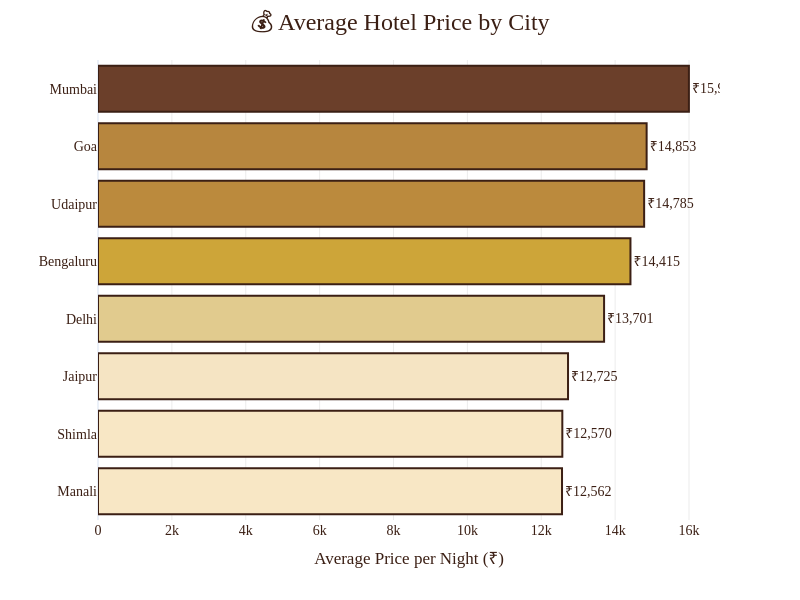

Write notebook code for a chart like this one.
### Markdown cell above
<div style="
background:#3B1F14;
padding:20px;
border-radius:18px;
border:3px solid #D4AF37;
text-align:center;
">

<h1 style="
color:#F8E7C5;
margin:0;
font-size:30px;
">

💰 Average Hotel Price by City

</h1>

</div>

### Code cell
import plotly.express as px

# Average price by city
avg_price = (
    df.groupby("City", as_index=False)["Price_per_Night"]
      .mean()
      .sort_values(by="Price_per_Night", ascending=True)
)

fig = px.bar(
    avg_price,
    x="Price_per_Night",
    y="City",
    orientation="h",
    text="Price_per_Night",
    color="Price_per_Night",

    color_continuous_scale=[
        "#F8E7C5",
        "#E8D8B8",
        "#D4AF37",
        "#A97142",
        "#6B3F2A"
    ]
)

fig.update_traces(
    texttemplate="₹%{text:,.0f}",
    textposition="outside",
    marker_line_color="#3B1F14",
    marker_line_width=2,
    hovertemplate="<b>%{y}</b><br>Average Price: ₹%{x:,.0f}<extra></extra>"
)

fig.update_layout(

    title=dict(
        text="💰 Average Hotel Price by City",
        x=0.5,
        font=dict(size=24)
    ),

    height=600,
    width=800,

    plot_bgcolor="white",
    paper_bgcolor="white",

    coloraxis_showscale=False,

    font=dict(
        family="Georgia",
        size=14,
        color="#3B1F14"
    ),

    xaxis=dict(
        title="Average Price per Night (₹)",
        gridcolor="rgba(0,0,0,0.08)"
    ),

    yaxis=dict(
        title="",
        showgrid=False
    )
)

fig.show()

### Figure 1 — Plotly figure (JSON) as saved in the notebook; plotly's stock layout.template omitted (floating-point values rounded to 4 significant figures)
{"data": [{"hovertemplate": "<b>%{y}</b><br>Average Price: ₹%{x:,.0f}<extra></extra>", "legendgroup": "", "marker": {"color": [12560.0, 12570.0, 12720.0, 13700.0, 14420.0, 14790.0, 14850.0, 16000.0], "coloraxis": "coloraxis", "line": {"color": "#3B1F14", "width": 2}, "pattern": {"shape": ""}}, "name": "", "orientation": "h", "showlegend": false, "text": [12560.0, 12570.0, 12720.0, 13700.0, 14420.0, 14790.0, 14850.0, 16000.0], "textposition": "outside", "texttemplate": "₹%{text:,.0f}", "type": "bar", "x": [12560.0, 12570.0, 12720.0, 13700.0, 14420.0, 14790.0, 14850.0, 16000.0], "xaxis": "x", "y": ["Manali", "Shimla", "Jaipur", "Delhi", "Bengaluru", "Udaipur", "Goa", "Mumbai"], "yaxis": "y"}], "layout": {"barmode": "relative", "coloraxis": {"colorbar": {"title": {"text": "Price_per_Night"}}, "colorscale": [[0, "#F8E7C5"], [0.25, "#E8D8B8"], [0.5, "#D4AF37"], [0.75, "#A97142"], [1, "#6B3F2A"]], "showscale": false}, "font": {"color": "#3B1F14", "family": "Georgia", "size": 14}, "height": 600, "legend": {"tracegroupgap": 0}, "margin": {"t": 60}, "paper_bgcolor": "white", "plot_bgcolor": "white", "title": {"font": {"size": 24}, "text": "💰 Average Hotel Price by City", "x": 0.5}, "width": 800, "xaxis": {"anchor": "y", "domain": [0, 1], "gridcolor": "rgba(0,0,0,0.08)", "title": {"text": "Average Price per Night (₹)"}}, "yaxis": {"anchor": "x", "domain": [0, 1], "showgrid": false, "title": {"text": ""}}}}
